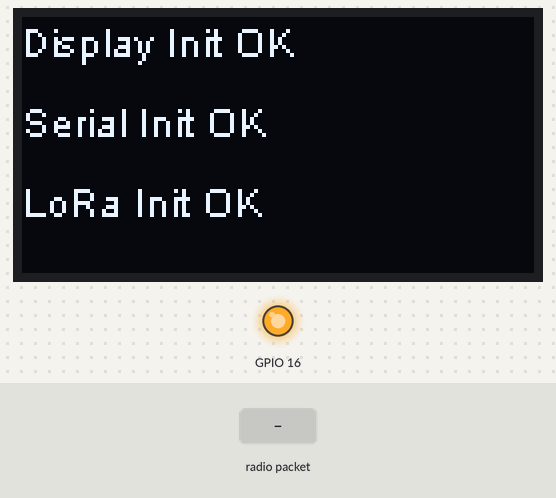
The sketch below on a simulated ESP32. Shown: 128×64 one-colour display, output pins drawn as LEDs (lit = HIGH). The inputs (shaded band) are chosen by the test bench. No radio packets arrive unless stated; what the sketch prints to the serial monitor is not drawn.

Above: at 4.2 s.
4.3 s: radio packet "1" arrives
At 4.8 s:
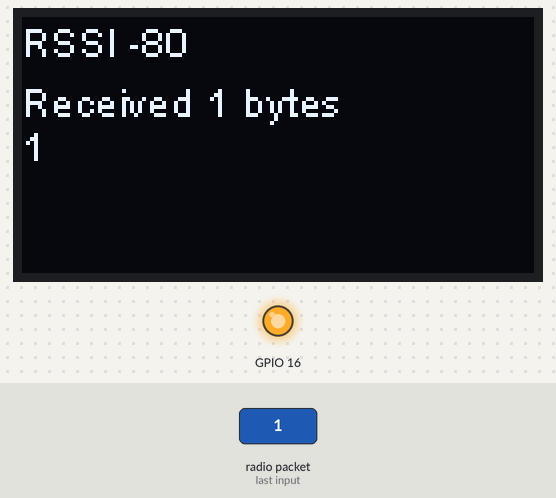
5.8 s: radio packet "0" arrives
At 7.0 s:
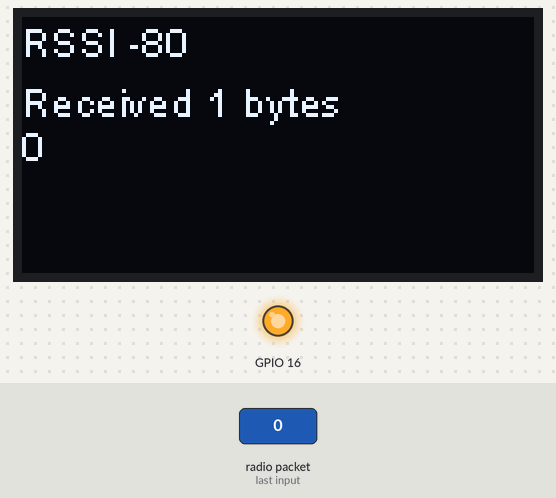
7.3 s: radio packet "2" arrives
Timing chart, 0 to 10.3 s (numbered marks = the images above; inputs shaded):
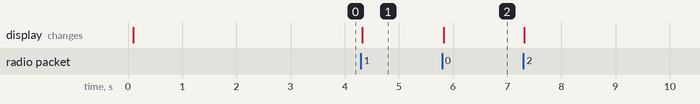

The sketch:

TTGO_LoRa_Receiver.ino
```cpp
#include <LoRa.h>
#include <SPI.h>
#include <Wire.h>
#include "SSD1306.h"

#define SCK     5    // GPIO5  -- SX1278's SCK
#define MISO    19   // GPIO19 -- SX1278's MISO
#define MOSI    27   // GPIO27 -- SX1278's MOSI
#define SS      18   // GPIO18 -- SX1278's CS
#define RST     14   // GPIO14 -- SX1278's RESET
#define DI0     26   // GPIO26 -- SX1278's IRQ(Interrupt Request)
#define BAND    433E6// 433 MHz Freq

SSD1306 display(0x3c, 4, 15);
String rssi ;
String packSize ;
String packet ;

void displayLoraData(){
  display.clear();
  display.drawString(0 , 15 , "Received "+ packSize + " bytes");
  display.drawStringMaxWidth(0 , 26 , 128, packet);
  display.drawString(0, 0, rssi);
  display.display();
}

void readPacket(int packetSize) {
  packet ="";
  packSize = String(packetSize,DEC);
  for (int i = 0; i < packetSize; i++) {
    packet += (char) LoRa.read();
  }
  rssi = "RSSI " + String(LoRa.packetRssi(), DEC) ;
  displayLoraData();
}

void setup() {
  pinMode(16,OUTPUT);

  //Reset OLED
  digitalWrite(16, LOW);
  delay(50);
  digitalWrite(16, HIGH);

  //Initialize OLED
  display.init();
  display.drawString(0, 0, "Display Init OK");

  //Initialize Serial
  Serial.begin(9600);
  while (!Serial);
  Serial.println("Serial Initialization Successful");
  display.drawString(0, 20, "Serial Init OK");

  //Initialize LoRa
  SPI.begin(SCK,MISO,MOSI,SS);
  LoRa.setPins(SS,RST,DI0);
  if (!LoRa.begin(434E6)) {
    Serial.println("Starting LoRa failed!");
    display.drawString(0, 40, "LoRa Init FAIL");
    display.display();
    while (1);
  }
  LoRa.receive();
  //LoRa.disableCrc();
  Serial.println("Init OK");
  display.drawString(0, 40, "LoRa Init OK");
  display.display();

  delay(3000);
}

void loop() {
  int packetSize = LoRa.parsePacket();
  if (packetSize) readPacket(packetSize);
  delay(10);
}
```

Measured:
- after the input at 4.3 s, the display: changes at once (image 1)
- after the input at 5.8 s, the display: changes at once (image 2)
